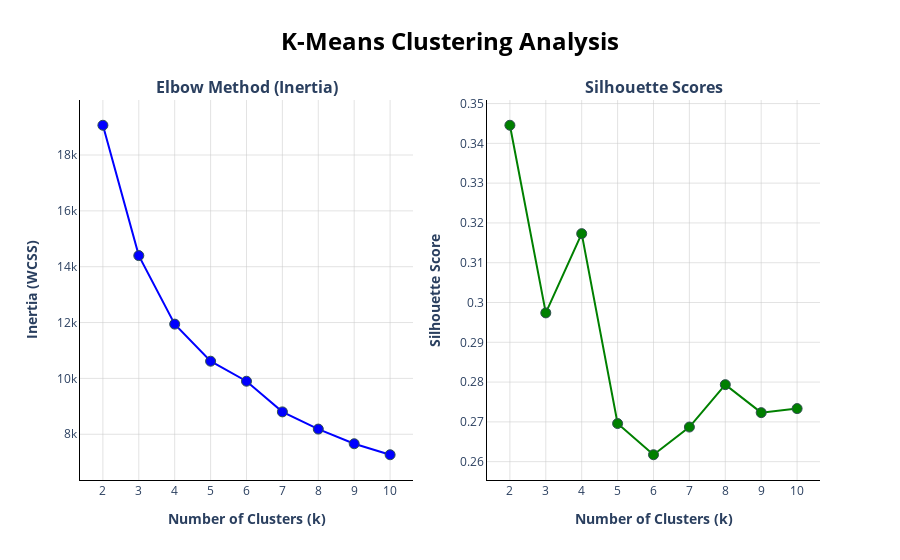

Notebook cell for this chart:
### Code cell
#Gemini created the subplots

# We give each subplot a title
fig = make_subplots(
    rows=1, cols=2,
    subplot_titles=('<b>Elbow Method (Inertia)</b>', '<b>Silhouette Scores</b>')
)

# 2. Add the Elbow Plot (Inertia) to col 1
fig.add_trace(go.Scatter(
    x=k_values,
    y=inertias,
    mode='lines+markers',
    name='Inertia (WCSS)',
    marker=dict(color='blue', size=10, line=dict(width=1, color='DarkSlateGrey')),
    line=dict(color='blue', width=2)
), row=1, col=1) # Specify row 1, col 1

# 3. Add the Silhouette Score Plot to col 2
fig.add_trace(go.Scatter(
    x=summary_scores_kmeans.index,
    y=summary_scores_kmeans['silhouette_score'],
    mode='lines+markers',
    name='Silhouette Score',
    marker=dict(color='green', size=10, line=dict(width=1, color='DarkSlateGrey')),
    line=dict(color='green', width=2)
), row=1, col=2) # Specify row 1, col 2

# 4. Update the layout for the entire figure
fig.update_layout(
    title=dict(
        text='<b>K-Means Clustering Analysis</b>', # Main title
        x=0.5, # Center the main title
        font=dict(size=24, color='black')
    ),
    plot_bgcolor='white',
    paper_bgcolor='white',
    showlegend=False, # The subplot titles are clear enough
    hovermode='x unified'
)

# 5. Update axes for Subplot 1 (Elbow)
# We use update_xaxes/update_yaxes and specify the col
fig.update_xaxes(
    title_text='<b>Number of Clusters (k)</b>',
    dtick=1, # Tick for every k-value
    gridcolor='rgba(200, 200, 200, 0.5)',
    zeroline=False,
    showline=True,
    linewidth=1,
    linecolor='black',
    row=1, col=1 # Specify which axis to update
)
fig.update_yaxes(
    title_text='<b>Inertia (WCSS)</b>',
    gridcolor='rgba(200, 200, 200, 0.5)',
    zeroline=False,
    showline=True,
    linewidth=1,
    linecolor='black',
    row=1, col=1 # Specify which axis to update
)

# 6. Update axes for Subplot 2 (Silhouette)
fig.update_xaxes(
    title_text='<b>Number of Clusters (k)</b>',
    dtick=1,
    gridcolor='rgba(200, 200, 200, 0.5)',
    zeroline=False,
    showline=True,
    linewidth=1,
    linecolor='black',
    row=1, col=2 # Specify which axis to update
)
fig.update_yaxes(
    title_text='<b>Silhouette Score</b>',
    gridcolor='rgba(200, 200, 200, 0.5)',
    zeroline=False,
    showline=True,
    linewidth=1,
    linecolor='black',
    row=1, col=2 # Specify which axis to update
)

# Show the final combined figure
fig.show()

### Figure 1 — Plotly figure (JSON) as saved in the notebook; plotly's stock layout.template omitted (floating-point values rounded to 4 significant figures)
{"data": [{"line": {"color": "blue", "width": 2}, "marker": {"color": "blue", "line": {"color": "DarkSlateGrey", "width": 1}, "size": 10}, "mode": "lines+markers", "name": "Inertia (WCSS)", "type": "scatter", "x": [2, 3, 4, 5, 6, 7, 8, 9, 10], "xaxis": "x", "y": [19070.0, 14400.0, 11940.0, 10620.0, 9899.0, 8802.0, 8185.0, 7660.0, 7266.0], "yaxis": "y"}, {"line": {"color": "green", "width": 2}, "marker": {"color": "green", "line": {"color": "DarkSlateGrey", "width": 1}, "size": 10}, "mode": "lines+markers", "name": "Silhouette Score", "type": "scatter", "x": [2, 3, 4, 5, 6, 7, 8, 9, 10], "xaxis": "x2", "y": [0.3446, 0.2974, 0.3173, 0.2696, 0.2617, 0.2687, 0.2794, 0.2723, 0.2733], "yaxis": "y2"}], "layout": {"annotations": [{"font": {"size": 16}, "showarrow": false, "text": "<b>Elbow Method (Inertia)</b>", "x": 0.225, "xanchor": "center", "xref": "paper", "y": 1, "yanchor": "bottom", "yref": "paper"}, {"font": {"size": 16}, "showarrow": false, "text": "<b>Silhouette Scores</b>", "x": 0.775, "xanchor": "center", "xref": "paper", "y": 1, "yanchor": "bottom", "yref": "paper"}], "hovermode": "x unified", "paper_bgcolor": "white", "plot_bgcolor": "white", "showlegend": false, "title": {"font": {"color": "black", "size": 24}, "text": "<b>K-Means Clustering Analysis</b>", "x": 0.5}, "xaxis": {"anchor": "y", "domain": [0, 0.45], "dtick": 1, "gridcolor": "rgba(200, 200, 200, 0.5)", "linecolor": "black", "linewidth": 1, "showline": true, "title": {"text": "<b>Number of Clusters (k)</b>"}, "zeroline": false}, "xaxis2": {"anchor": "y2", "domain": [0.55, 1], "dtick": 1, "gridcolor": "rgba(200, 200, 200, 0.5)", "linecolor": "black", "linewidth": 1, "showline": true, "title": {"text": "<b>Number of Clusters (k)</b>"}, "zeroline": false}, "yaxis": {"anchor": "x", "domain": [0, 1], "gridcolor": "rgba(200, 200, 200, 0.5)", "linecolor": "black", "linewidth": 1, "showline": true, "title": {"text": "<b>Inertia (WCSS)</b>"}, "zeroline": false}, "yaxis2": {"anchor": "x2", "domain": [0, 1], "gridcolor": "rgba(200, 200, 200, 0.5)", "linecolor": "black", "linewidth": 1, "showline": true, "title": {"text": "<b>Silhouette Score</b>"}, "zeroline": false}}}
